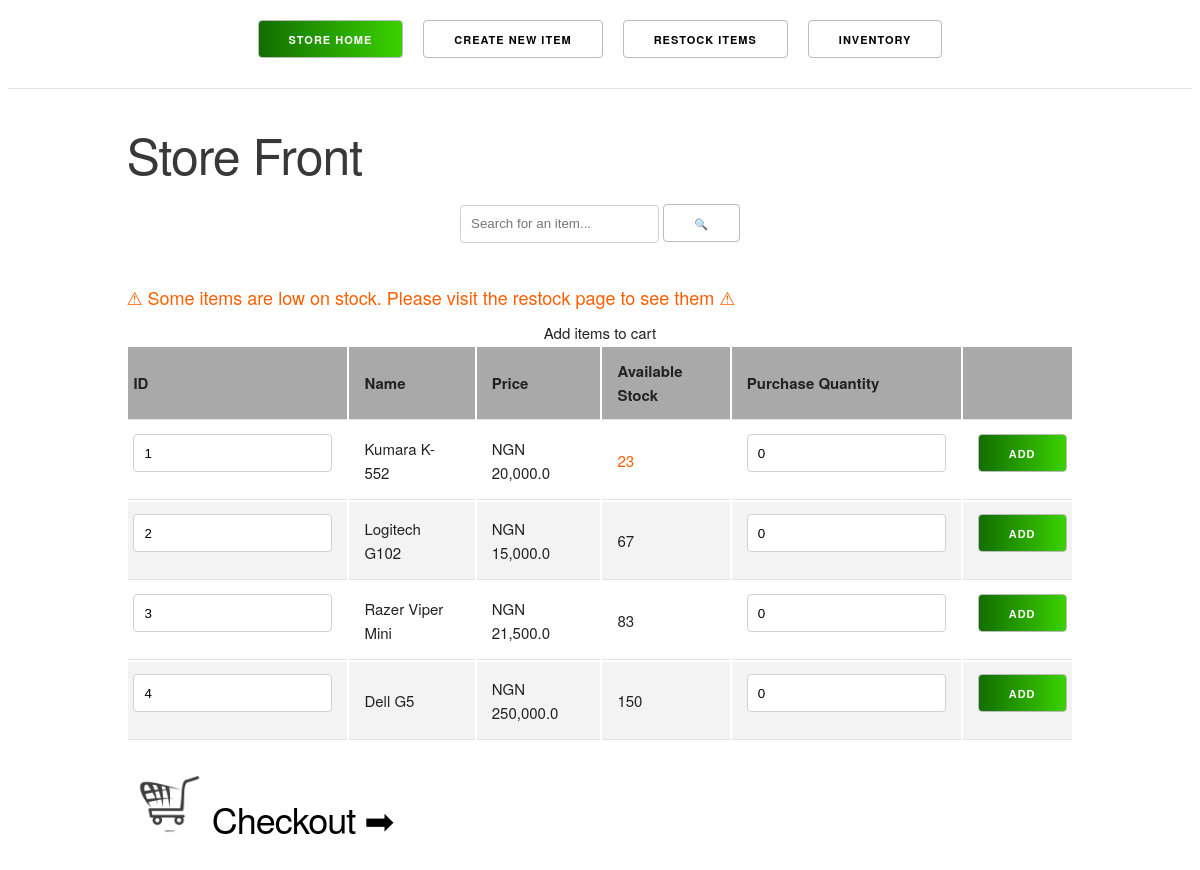
Before: / with the older database file.
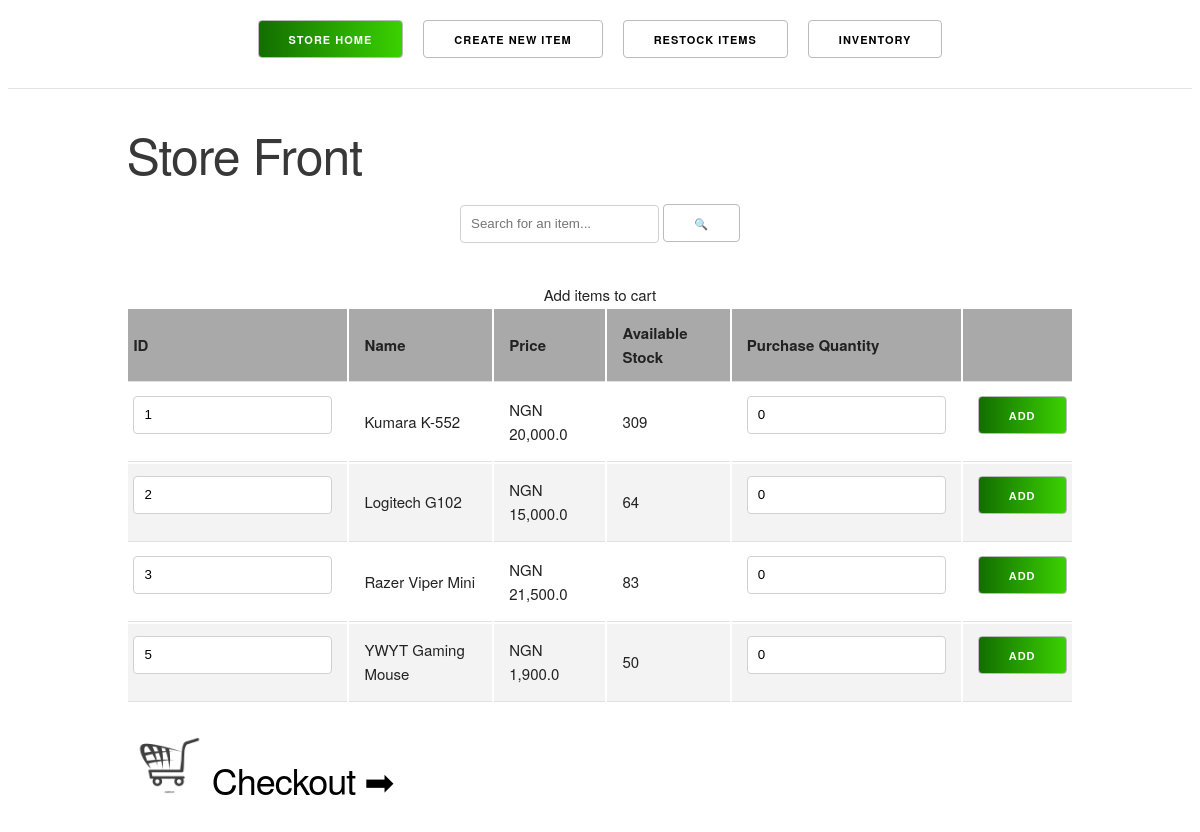
After: the same page with the newer database file.
### store/models.py (models this page shows, shortened)
class Item(db.Model):
    __tablename__ = 'item'
    id = db.Column(db.Integer, primary_key = True)
    name = db.Column(db.String(32), unique = True, nullable = False)
    price = db.Column(db.Float, default = 0)
    stock = db.Column(db.Integer, default = 0)
    sold_out = db.Column(db.Boolean, default = False)
    post_restock = db.Column(db.Integer)
    low_stock = db.Column(db.Boolean, default = False)

### store/main/views.py (the view, shortened to what this page needs)
@main.route('/', methods=['GET', 'POST'])
def index():
    items = Item.query.all()
    low_stock_items = filter_low_stock(items)
    search = Search()
    if low_stock_items:
        flash('⚠ Some items are low on stock. Please visit the restock page to see them ⚠', 'warning')
    return render_template('main/home.html', items = items, search = search)

### store/main/forms.py
class Search(FlaskForm):
    query = StringField()
    submit = SubmitField('🔍')

### store/main/views.py (called while the page is built)
def filter_low_stock(items):
    return [item for item in items if item.low_stock]

### store/templates/main/home.html (shortened to what this page needs)
{% extends "base.html" %}
{% block body %}
<div class="menu">
    <a href="{{ url_for('main.index') }}" class="menu-item btn active">Store Home</a>
    <a href="{{ url_for('main.create_item') }}" class="menu-item btn">Create New Item</a>
    <a href="{{ url_for('main.restock') }}" class="menu-item btn">Restock Items</a>
    <a href="{{ url_for('main.manage_items') }}" class="menu-item btn">Inventory</a>
</div>
<hr>
<div class="container">
    <h1>Store Front</h1>
    <div class="center-button">
        <form method="POST">
            {{ search.query(placeholder='Search for an item...') }}
            {{ search.submit() }}
        </form>
    </div>
    <table class="u-full-width">
        <caption>Add items to cart</caption>
        <thead>
            <tr>
                <th>ID</th>
                <th>Name</th>
                <th>Price</th>
                <th>Available Stock</th>
                <th>Purchase Quantity</th>
                <th></th>
            </tr>
        </thead>
        <tbody>
            {% for item in items %}
            <form class="item-form {{ item.name }}" method="POST">
                <tr>
                    <td><input type="text" name="id" value="{{ item.id }}" readonly></td>
                    <td class="item-name">{{ item.name }}</td>
                    <td>NGN {{ '{:,}'.format(item.price) }}</td>
                    {% if item.low_stock %}
                        {% if not item.sold_out %}
                            <td class="misc">{{ item.stock }}</td>
                            <td><input type="number" value="0" name="quantity"></td>
                            <td><input type="submit" class="confirm active" value="Add"></td>
                        {% else %}
                            <td style="font: small-caps;" class="error">SOLD OUT</td>
                            <td><input type="number" value="0" name="quantity" disabled></td>
                            <td><input type="submit" class="confirm active" value="Add" disabled></td>
                        {% endif %}
                    {% else %}
                    <td>{{ item.stock }}</td>
                    <td><input type="number" value="0" name="quantity"></td>
                    <td><input type="submit" class="confirm active" value="Add"></td>
                    {% endif %}
                </tr>
            </form>
            {% endfor %}
        </tbody>
        {% for categ, msg in get_flashed_messages(with_categories=True) %}
        <div class="flash">
            <li style="list-style: none;" class="{{ categ }}">{{ msg }}</li>
        </div>
        {% endfor %}
    </table>
    <h3>
        <a href="{{ url_for('main.cart') }}" class="menu-item cart" style="color: black; text-decoration: none;">
            <img src="{{ url_for('static', filename='cart.png') }}" alt="cart-icon" class="img-icon">
            Checkout ➡
        </a>
    </h3>
</div>
{% endblock %}

### store/templates/base.html (shortened to what this page needs)
<!DOCTYPE html>
<html lang="en">
<head>
    <link rel="stylesheet" type="text/css" href="{{ url_for('static', filename='skeleton.css') }}">
    <link rel="stylesheet" type="text/css" href="{{ url_for('static', filename='custom.css') }}">
</head>
<body>
    {% block body %}{% endblock %}
</body>
</html>

### store/static/skeleton.css (style rules this page uses)
.container { position: relative; width: 100%; max-width: 960px; margin: 0 auto; padding: 0 20px; box-sizing: border-box; }
@media (min-width: 400px) { .container { width: 85%; padding: 0; } }
@media (min-width: 550px) { .container { width: 80%; } }
html { font-size: 62.5%; }
body { font-size: 1.5em; line-height: 1.6; font-weight: 400; font-family: "Raleway", "HelveticaNeue", "Helvetica Neue", Helvetica, Arial, sans-serif; color: #222; }
h1, h2, h3, h4, h5, h6 { margin-top: 0; margin-bottom: 2rem; font-weight: 300; }
h1 { font-size: 4.0rem; line-height: 1.2; letter-spacing: -.1rem; }
h3 { font-size: 3.0rem; line-height: 1.3; letter-spacing: -.1rem; }
@media (min-width: 550px) { h1 { font-size: 5.0rem; } }
@media (min-width: 550px) { h3 { font-size: 3.6rem; } }
a { color: #1EAEDB; }
.button, button, input[type="submit"], input[type="reset"], input[type="button"] { display: inline-block; height: 38px; padding: 0 30px; color: #555; text-align: center; font-size: 11px; font-weight: 600; line-height: 38px; letter-spacing: .1rem; text-transform: uppercase; text-decoration: none; white-space: nowrap; background-color: transparent; border-radius: 4px; border: 1px solid #bbb; cursor: pointer; box-sizing: border-box; }
input[type="email"], input[type="number"], input[type="search"], input[type="text"], input[type="tel"], input[type="url"], input[type="password"], textarea, select { height: 38px; padding: 6px 10px; background-color: #fff; border: 1px solid #D1D1D1; border-radius: 4px; box-shadow: none; box-sizing: border-box; }
input[type="email"], input[type="number"], input[type="search"], input[type="text"], input[type="tel"], input[type="url"], input[type="password"], textarea { -webkit-appearance: none; -moz-appearance: none; appearance: none; }
th, td { padding: 12px 15px; text-align: left; border-bottom: 1px solid #E1E1E1; }
th:first-child, td:first-child { padding-left: 5px; }
th:last-child, td:last-child { padding-right: 5px; }
input, textarea, select, fieldset { margin-bottom: 1.5rem; }
pre, blockquote, dl, figure, table, p, ul, ol, form { margin-bottom: 2.5rem; }
.u-full-width { width: 100%; box-sizing: border-box; }
hr { margin-top: 3rem; margin-bottom: 3.5rem; border-width: 0; border-top: 1px solid #E1E1E1; }
.container:after, .row:after, .u-cf { content: ""; display: table; clear: both; }

### store/static/custom.css (style rules this page uses)
input.confirm { background-image: linear-gradient(to right, rgb(18, 110, 0),rgb(59, 209, 0)); color: rgb(255, 255, 255); }
.menu { display: flex; align-items: center; justify-content: center; margin: 20px 0 20px 0; }
.menu-item { margin: 0 10px; }
.img-icon { width: 7%; }
tr:nth-child(even) { background-color: #f3f3f3; }
th { background-color: darkgray; }
h1 { color: rgb(56, 56, 56); }
.center-button { display: flex; align-items: center; justify-content: center; }
a.btn { display: inline-block; height: 38px; padding: 0 30px; text-align: center; font-size: 11px; font-weight: 600; line-height: 38px; letter-spacing: .1rem; text-transform: uppercase; text-decoration: none; white-space: nowrap; border-radius: 4px; border: 1px solid #bbb; cursor: pointer; box-sizing: border-box; color: black; }
a.active { background-image: linear-gradient(to right, rgb(18, 110, 0),rgb(59, 209, 0)); color: rgb(255, 255, 255); }
input.active { background-image: linear-gradient(to right, rgb(18, 110, 0),rgb(59, 209, 0)); color: rgb(255, 255, 255); }

Changed rows visible on the page:
removed Item: id "4", name "Dell G5", price "250,000.0", stock "150"
changed Item "Kumara K-552": low_stock True → False (drawn); stock "23" → "309"
changed Item "Logitech G102": stock "67" → "64"
added Item: id "5", name "YWYT Gaming Mouse", price "1,900.0", stock "50"
Other visible differences:
list line gone: "⚠ Some items are low on stock. Please visit the restock page to see them ⚠"
